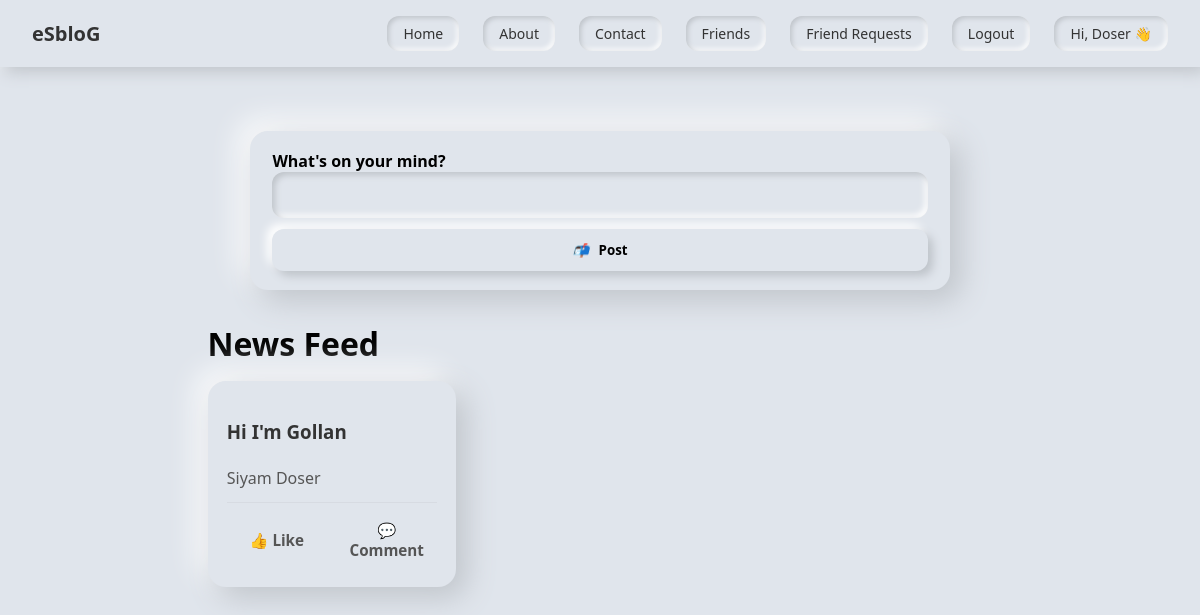
Page /dashboard/profile/ (signed in) on the earlier database version.
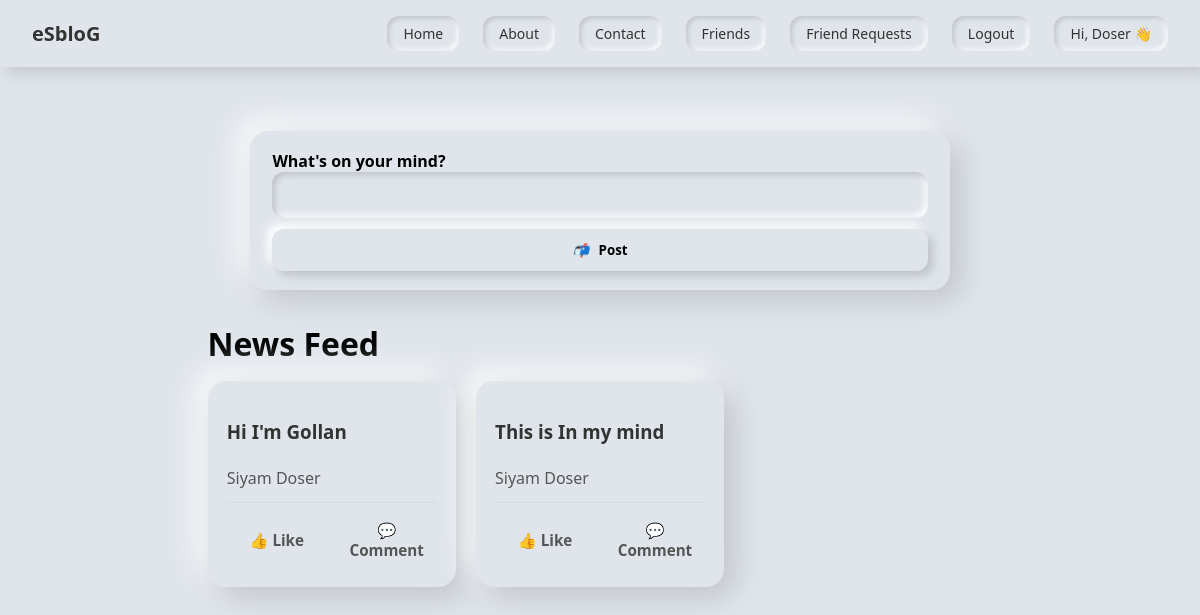
Same page on the later database version.
### dashboard/models.py (models this page shows, shortened)
class User_posts(models.Model):
    id = models.AutoField(primary_key=True)
    u_name = models.ForeignKey(Login_info_new_p,on_delete=models.CASCADE)
    post = models.CharField(max_length=100)
    create_at = models.DateTimeField(auto_now_add=True)

### dashboard/views.py (the view)
# urls.py: path('profile/',views.profile,name="mypost"),
def profile(request):
    s_email = request.session.get('email')
    if not s_email:
        return render(request, "dashboard/landing_page.html", {"posts": []})
    log_user = get_object_or_404(Login_info_new_p, email=s_email)
    posts = User_posts.objects.filter(u_name=log_user).select_related('u_name')
    post_data = [
        (f"{log_user.fname} {log_user.lname}", post.post)
        for post in posts
    ]
    return render(request, "dashboard/profile.html", {"posts": post_data})

### dashboard/templates/dashboard/profile.html (shortened to what this page needs)
{% include "dashboard/header.html" %}
<div class="page">
  <form id="loginForm" method="POST" action="{% url 'add_post' %}" class="card composer">
    <div class="input-group">
      <label>What's on your mind?</label>
      <input type="text" name="post" required />
    </div>
    <button type="submit" class="action-btn">
      <i>📬</i> Post
    </button>
  </form>
  <h1 style="margin: 1rem 0;">News Feed</h1>
  <div class="feed-grid">
    {% for name, post in posts %}
      <div class="post-card">
        <h3 class="username">{{post}}</h3>
        <p class="content">{{ name }}</p>
        <div class="actions">
          <button class="like-btn">👍 Like</button>
          <button class="comment-btn">💬 Comment</button>
        </div>
      </div>
    {% endfor %}
  </div>
</div>
{% include "dashboard/footer.html" %}

Differences in the rows shown:
added User_posts: posts "This is In my mind"
Other differences:
new list line: "Siyam Doser 👍 Like 💬 Comment"
